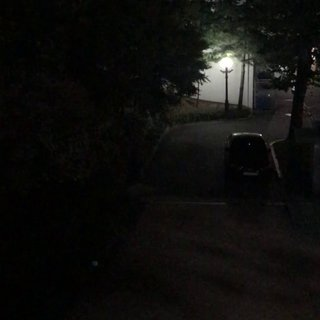
#> input picture input2.jpg, 320 x 320 px
$ jupyter execute evaluation.ipynb   (older library calls are emulated)
#> lines starting #> are read from the running program, lines starting #| are printed output that depends on the picture; long printed decimals are rounded
[cell 1]
import cv2
import numpy as np

# Load input and output images
input_image = cv2.imread("input2.jpg", cv2.IMREAD_GRAYSCALE)
#> input_image: shape (320, 320); min 0, max 255, mean 14.8
output_image = cv2.imread("output2.jpg", cv2.IMREAD_GRAYSCALE)
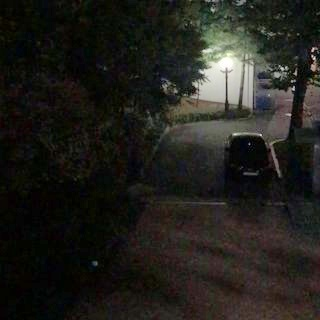
#> input picture output2.jpg, 320 x 320 px
#> output_image: shape (320, 320); min 0, max 255, mean 32.4

# Calculate mean pixel intensity
input_mean = np.mean(input_image)
#> input_mean = 14.78
output_mean = np.mean(output_image)
#> output_mean = 32.45

print(f"Input Mean: {input_mean}, Output Mean: {output_mean}")
#| Input Mean: 14.782, Output Mean: 32.449

[cell 2]
from skimage.metrics import structural_similarity as ssim

# Compute SSIM
ssim_value = ssim(input_image, output_image)
#> ssim_value = 0.632
print(f"SSIM: {ssim_value}")
#| SSIM: 0.6318

[cell 3]
import matplotlib.pyplot as plt

# Compute histograms
input_hist = cv2.calcHist([input_image], [0], None, [256], [0, 256])
#> input_hist = 256 values, max 9162 at index 3, min 0 at index 236, mean 400
output_hist = cv2.calcHist([output_image], [0], None, [256], [0, 256])
#> output_hist = 256 values, max 4069 at index 8, min 2 at index 245, mean 400

# Plot histograms
plt.plot(input_hist, label="Input")
plt.plot(output_hist, label="Output")
plt.legend()
plt.show()
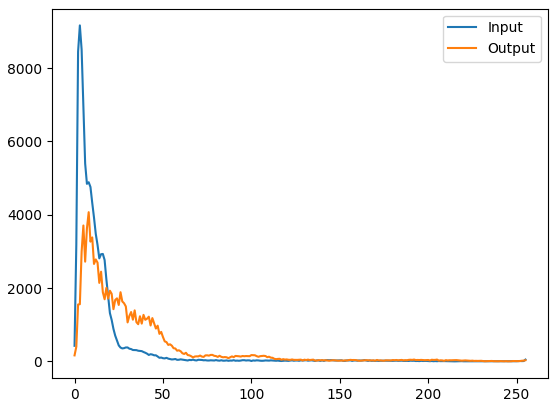
#> figure drawn by matplotlib, 1 panel; curve peaks at x = 3, y = 9162; curve peaks at x = 8, y = 4069

[cell 4]
import numpy as np
import cv2
from skimage.metrics import structural_similarity as compare_ssim
from skimage.metrics import peak_signal_noise_ratio as compare_psnr
from scipy.stats import entropy
from skimage.color import rgb2lab, deltaE_cie76

# Function to calculate Mean Squared Error (MSE)
def calculate_mse(img1, img2):
    mse = np.mean((img1 - img2) ** 2)
    return mse

# Function to calculate Entropy
def calculate_entropy(img):
    hist, _ = np.histogram(img.flatten(), bins=256, range=(0, 256), density=True)
    return entropy(hist)

# Function to calculate Delta E (Color Difference)
def calculate_delta_e(img1, img2):
    # Convert RGB to Lab Color Space
    img1_lab = rgb2lab(img1 / 255.0)
    img2_lab = rgb2lab(img2 / 255.0)
    # Calculate Delta E
    delta_e = deltaE_cie76(img1_lab, img2_lab)
    return np.mean(delta_e)

# Function to compare histograms
def compare_histograms(img1, img2):
    hist1 = cv2.calcHist([img1], [0], None, [256], [0, 256])
    hist2 = cv2.calcHist([img2], [0], None, [256], [0, 256])
    hist_diff = cv2.compareHist(hist1, hist2, cv2.HISTCMP_CORREL)
    return hist_diff

# Load input and output images
input_image = cv2.imread("input2.jpg")
#> input_image is the input picture: shape (320, 320, 3); mean B, G, R 12.9, 14.9, 15.2
output_image = cv2.imread("output2.jpg")
#> output_image is the input picture: shape (320, 320, 3); mean B, G, R 27.9, 32.7, 33.7

# Ensure both images are the same size
if input_image.shape != output_image.shape:
    output_image = cv2.resize(output_image, (input_image.shape[1], input_image.shape[0]))

# Convert images to grayscale
input_gray = cv2.cvtColor(input_image, cv2.COLOR_BGR2GRAY)
output_gray = cv2.cvtColor(output_image, cv2.COLOR_BGR2GRAY)

# Metrics
mse = calculate_mse(input_gray, output_gray)
#> in calculate_mse, `mse = np.mean((img1 - img2) ** 2)`: mse = 82.92
#> mse = 82.92
input_entropy = calculate_entropy(input_gray)
#> in calculate_entropy, `hist, _ = np.histogram(img.flatten(), bins=256, range=(0, 256), densit..`: hist = 256 values, max 0.0893 at index 3, min 0 at index 236, mean 0.00391
#> input_entropy = 3.49
output_entropy = calculate_entropy(output_gray)
#> output_entropy = 4.38
delta_e = calculate_delta_e(input_image, output_image)
#> in calculate_delta_e, `img1_lab = rgb2lab(img1 / 255.0)`: img1_lab: shape (320, 320, 3) float64; mean of channels 0, 1, 2 5, -0.6, -0.4
#> in calculate_delta_e, `img2_lab = rgb2lab(img2 / 255.0)`: img2_lab: shape (320, 320, 3) float64; mean of channels 0, 1, 2 12.2, -1.4, -1.3
#> in calculate_delta_e, `delta_e = deltaE_cie76(img1_lab, img2_lab)`:
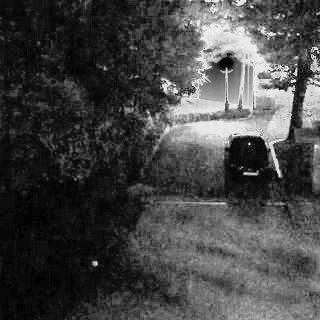
#> delta_e: shape (320, 320) float64; min 0, max 29.88, mean 8.1; drawn with min black and max white
#> delta_e = 8.08
histogram_similarity = compare_histograms(input_gray, output_gray)
#> in compare_histograms, `hist1 = cv2.calcHist([img1], [0], None, [256], [0, 256])`: hist1 = 256 values, max 9142 at index 3, min 0 at index 236, mean 400
#> in compare_histograms, `hist2 = cv2.calcHist([img2], [0], None, [256], [0, 256])`: hist2 = 256 values, max 4073 at index 8, min 2 at index 245, mean 400
#> in compare_histograms, `hist_diff = cv2.compareHist(hist1, hist2, cv2.HISTCMP_CORREL)`: hist_diff = 0.768
#> histogram_similarity = 0.768

# Structural Similarity Index (SSIM)
ssim = compare_ssim(input_gray, output_gray)
#> ssim = 0.632

# Peak Signal-to-Noise Ratio (PSNR)
psnr = compare_psnr(input_gray, output_gray)
#> psnr = 20.76

# Print metrics
print(f"Mean Squared Error (MSE): {mse}")
#| Mean Squared Error (MSE): 82.923
print(f"Input Image Entropy: {input_entropy}")
#| Input Image Entropy: 3.494
print(f"Output Image Entropy: {output_entropy}")
#| Output Image Entropy: 4.382
print(f"Delta E (Color Difference): {delta_e}")
#| Delta E (Color Difference): 8.082
print(f"Histogram Similarity: {histogram_similarity}")
#| Histogram Similarity: 0.7682
print(f"Structural Similarity Index (SSIM): {ssim}")
#| Structural Similarity Index (SSIM): 0.6319
print(f"Peak Signal-to-Noise Ratio (PSNR): {psnr} dB")
#| Peak Signal-to-Noise Ratio (PSNR): 20.759 dB
